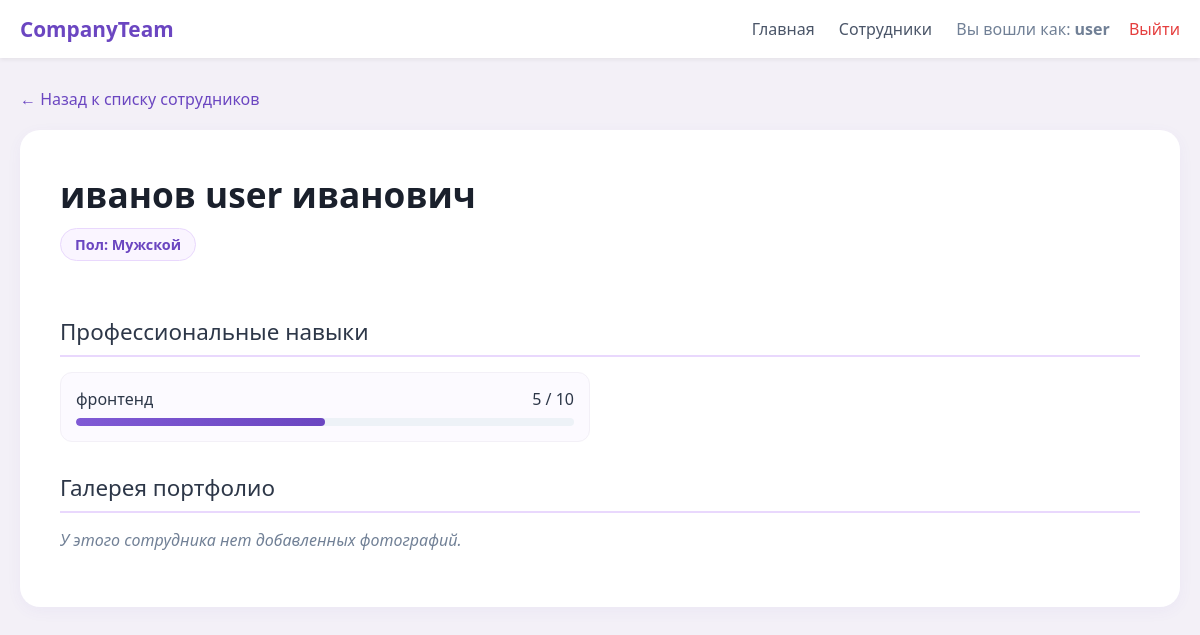
The app's page /employees/1/ (signed in), older data.
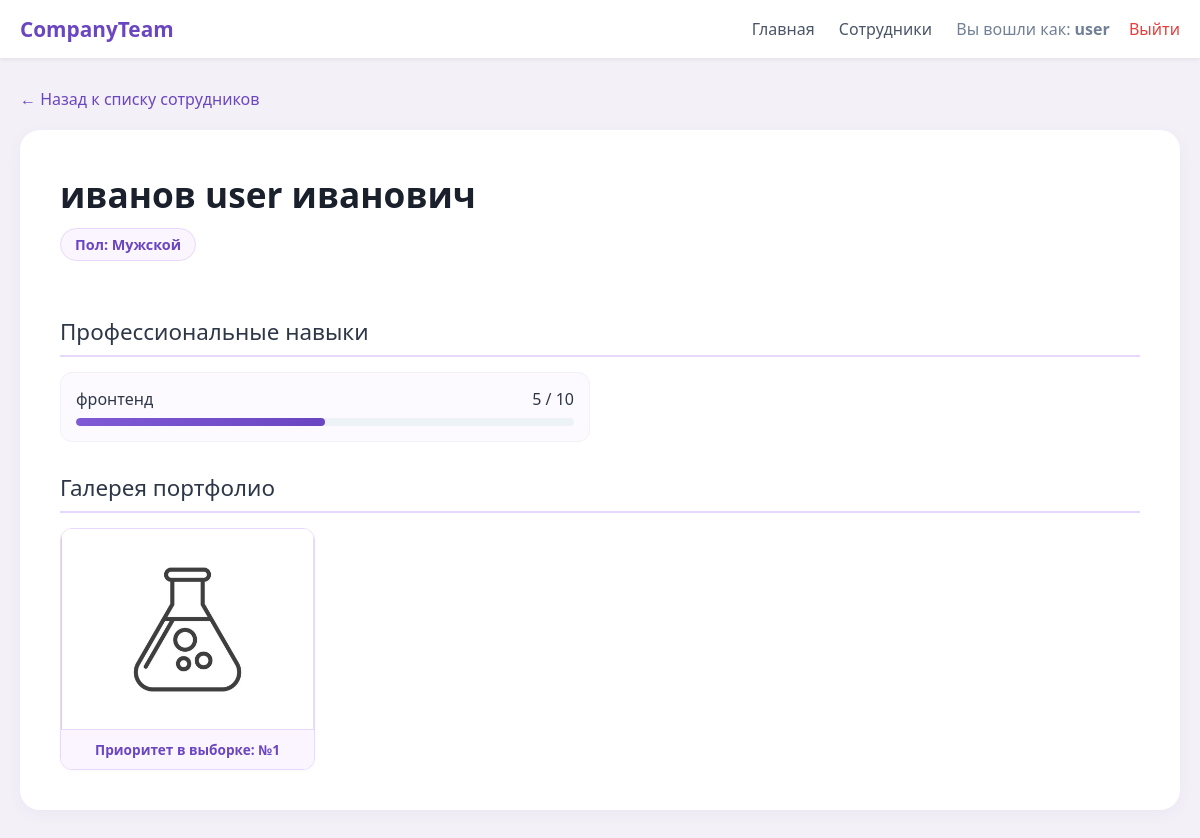
The same page, newer data.
### employees/models.py (models this page shows, shortened)
class EmployeeProfile(models.Model):
    GENDER_CHOICES = [
        ('M', 'Мужской'),
        ('F', 'Женский'),
    ]
    user = models.OneToOneField(
        User,
        on_delete=models.CASCADE,
        related_name='profile',
        verbose_name="Пользователь"
    )
    first_name = models.CharField(max_length=50, verbose_name="Имя")
    last_name = models.CharField(max_length=50, verbose_name="Фамилия")
    middle_name = models.CharField(
        max_length=50,
        blank=True,
        null=True,
        verbose_name="Отчество"
    )
    gender = models.CharField(
        max_length=1,
        choices=GENDER_CHOICES,
        verbose_name="Пол"
    )
    skills = models.ManyToManyField(
        'Skill',
        through='EmployeeSkill',
        verbose_name="Навыки"
    )
    description = RichTextField(
        blank=True,
        null=True,
        verbose_name="Описание"
    )
    class Meta:
        verbose_name = "Профиль сотрудника"
        verbose_name_plural = "Профили сотрудников"

class EmployeeSkill(models.Model):
    employee = models.ForeignKey(EmployeeProfile, on_delete=models.CASCADE)
    skill = models.ForeignKey(Skill, on_delete=models.CASCADE)
    level = models.IntegerField(
        validators=[MinValueValidator(1), MaxValueValidator(10)],
        verbose_name="Уровень освоения (1-10)"
    )
    class Meta:
        verbose_name = "Навык сотрудника"
        verbose_name_plural = "Навыки сотрудников"
        unique_together = ('employee', 'skill')

class Skill(models.Model):
    name = models.CharField(max_length=100, verbose_name="Название навыка")
    class Meta:
        verbose_name = "Навык"
        verbose_name_plural = "Навыки"

class EmployeeImage(models.Model):
    employee = models.ForeignKey(
        EmployeeProfile,
        on_delete=models.CASCADE,
        related_name='images',
        verbose_name="Сотрудник"
    )
    image = models.FileField(
        upload_to='employee_gallery/',
        verbose_name="Файл изображения"
    )
    position = models.PositiveIntegerField(
        default=1,
        verbose_name="Порядковый номер"
    )
    class Meta:
        verbose_name = "Изображение сотрудника"
        verbose_name_plural = "Галерея изображений"
        ordering = ['position', 'id']

### employees/views.py (the view)
# urls.py: path('employees/<int:pk>/', views.employee_detail_view, name='detail'),
@login_required
def employee_detail_view(request, pk):
    employee = get_object_or_404(EmployeeProfile, pk=pk)
    skills = employee.employeeskill_set.all()
    images = employee.images.all()
    context = {
        'employee': employee,
        'skills': skills,
        'images': images
    }
    return render(request, 'employees/detail.html', context)

### employees/templates/employees/detail.html (shortened to what this page needs)
{% extends "base.html" %}
{% block content %}
<a href="{% url 'employees:list' %}" class="back-link">← Назад к списку сотрудников</a>
<div class="profile-card">
    <div class="profile-header">
        <h1>{{ employee.last_name }} {{ employee.first_name }} {{ employee.middle_name|default:"" }}</h1>
        <div class="gender-badge">Пол: {{ employee.get_gender_display }}</div>
    </div>
    <div class="detail-title">Профессиональные навыки</div>
    <div class="skills-grid">
        {% for emp_skill in skills %}
            <div class="skill-item">
                <div class="skill-info">
                    <span>{{ emp_skill.skill.name }}</span>
                    <span>{{ emp_skill.level }} / 10</span>
                </div>
                <div class="skill-bar-bg">
                    <div class="skill-bar-fill" style="width: {% widthratio emp_skill.level 1 10 %}%"></div>
                </div>
            </div>
        {% empty %}
            <p class="no-photos">Навыки для этого профиля ещё не заполнены.</p>
        {% endfor %}
    </div>
    <div class="detail-title">Галерея портфолио</div>
    {% if images %}
        <div class="gallery-grid">
            {% for img in images %}
                <div class="gallery-card">
                    <div class="image-box">
                        <img src="{{ img.image.url }}" alt="Фото №{{ img.position }}">
                    </div>
                    <div class="image-footer">Приоритет в выборке: №{{ img.position }}</div>
                </div>
            {% endfor %}
        </div>
    {% else %}
        <p class="no-photos">У этого сотрудника нет добавленных фотографий.</p>
    {% endif %}
</div>
{% endblock %}

### templates/base.html (shortened to what this page needs)
<!DOCTYPE html>
<html lang="ru">
<head>
</head>
<body>
    <nav class="navbar">
        <div class="navbar-container">
            <a href="{% url 'employees:index' %}" class="logo">CompanyTeam</a>
           <div class="nav-links">
                <a href="{% url 'employees:index' %}">Главная</a>
                <a href="{% url 'employees:list' %}">Сотрудники</a>
                {% if user.is_authenticated %}
                    <span style="margin-left: 20px; color: #718096;">Вы вошли как: <strong>{{ user.username }}</strong></span>
                    <form method="post" action="{% url 'employees:custom_logout' %}" style="display: inline; margin-left: 15px;">
                        <button type="submit" style="background: none; border: none; color: #e53e3e; cursor: pointer; font-weight: 500; font-family: inherit; font-size: 1em; padding: 0;">Выйти</button>
                    </form>
                {% else %}
                    <a href="/accounts/login/" style="color: #6b46c1; font-weight: 600;">Войти</a>
                {% endif %}
            </div>
        </div>
    </nav>
    <div class="container">
        {% block content %}{% endblock %}
    </div>
</body>
</html>

Row changes from the older to the newer data that the page shows:
added EmployeeImage: image (picture), position "1"
Text that changed along with them:
text no longer shown: "У этого сотрудника нет добавленных фотографий."
